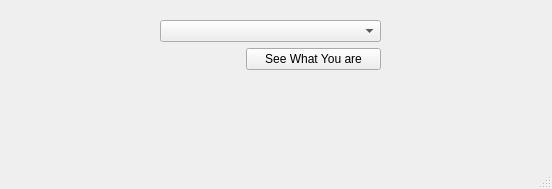
<?xml version="1.0" encoding="UTF-8"?>
<ui version="4.0">
 <class>MainWindow</class>
 <widget class="QMainWindow" name="MainWindow">
  <property name="geometry">
   <rect>
    <x>0</x>
    <y>0</y>
    <width>552</width>
    <height>189</height>
   </rect>
  </property>
  <property name="windowTitle">
   <string>MainWindow</string>
  </property>
  <widget class="QWidget" name="centralwidget">
   <widget class="QWidget" name="">
    <property name="geometry">
     <rect>
      <x>160</x>
      <y>20</y>
      <width>221</width>
      <height>81</height>
     </rect>
    </property>
    <layout class="QFormLayout" name="formLayout">
     <item row="0" column="0" colspan="2">
      <widget class="QComboBox" name="comboBox"/>
     </item>
     <item row="1" column="0">
      <spacer name="horizontalSpacer">
       <property name="orientation">
        <enum>Qt::Horizontal</enum>
       </property>
       <property name="sizeHint" stdset="0">
        <size>
         <width>80</width>
         <height>20</height>
        </size>
       </property>
      </spacer>
     </item>
     <item row="1" column="1">
      <widget class="QPushButton" name="pushButton">
       <property name="text">
        <string>See What You are</string>
       </property>
      </widget>
     </item>
    </layout>
   </widget>
  </widget>
  <widget class="QMenuBar" name="menubar">
   <property name="geometry">
    <rect>
     <x>0</x>
     <y>0</y>
     <width>552</width>
     <height>25</height>
    </rect>
   </property>
  </widget>
  <widget class="QStatusBar" name="statusbar"/>
 </widget>
 <resources/>
 <connections/>
</ui>
